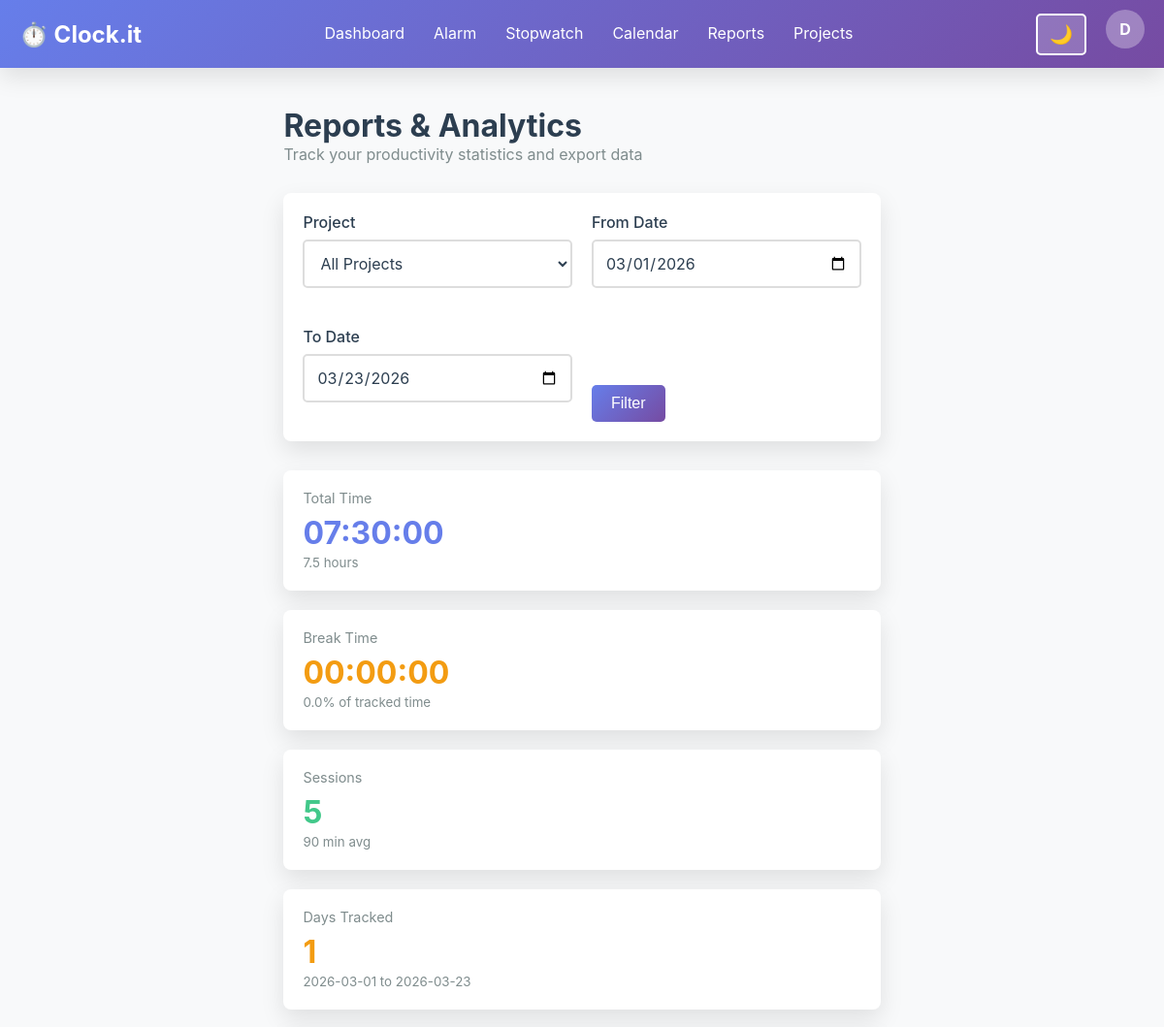
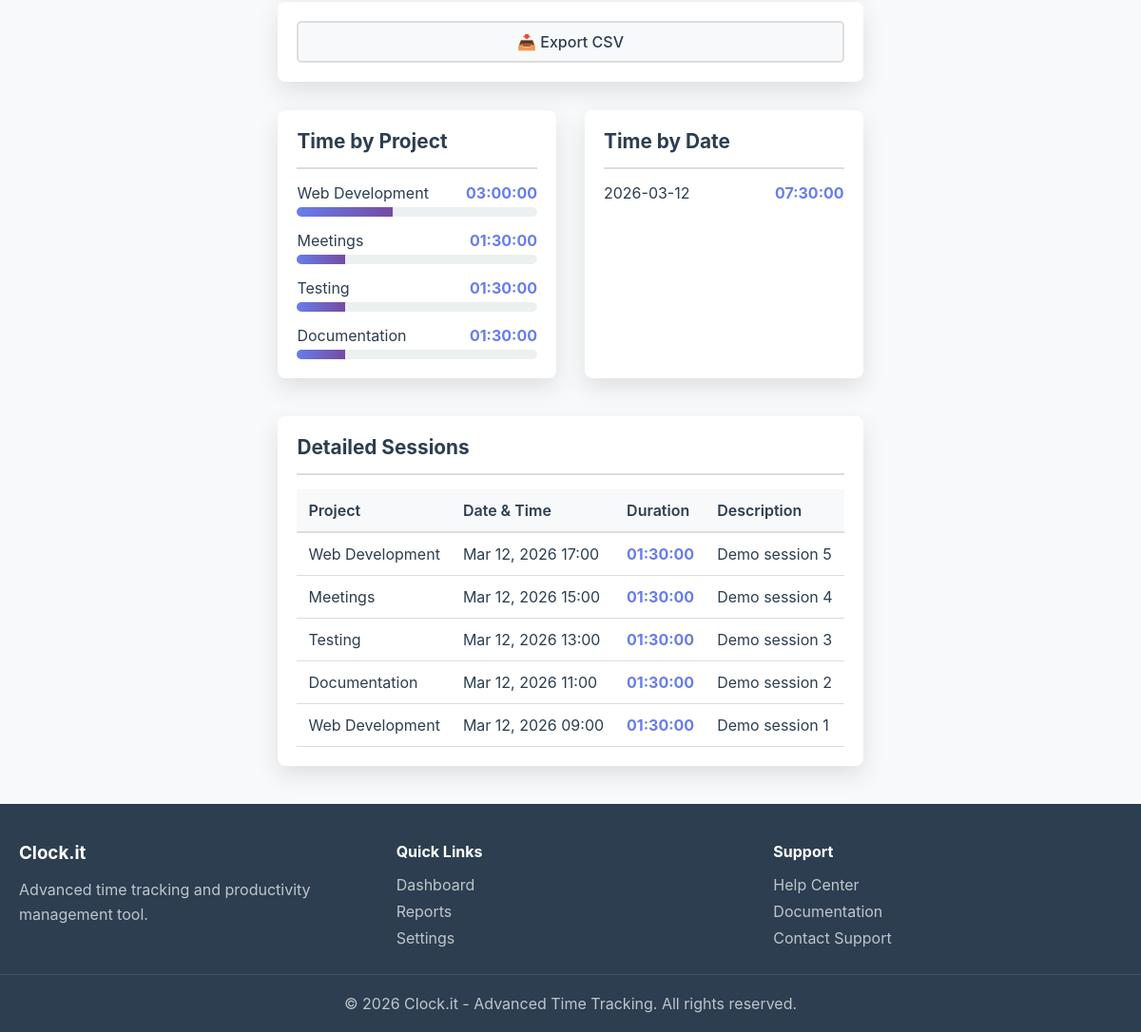
/reports.php (signed in), run on the app's committed database (2 pictures, top to bottom).
### tables this page shows
CREATE TABLE users (
                id INTEGER PRIMARY KEY AUTOINCREMENT,
                email TEXT UNIQUE NOT NULL,
                password_hash TEXT NOT NULL,
                full_name TEXT,
                created_at DATETIME DEFAULT CURRENT_TIMESTAMP,
                updated_at DATETIME DEFAULT CURRENT_TIMESTAMP,
                is_admin INTEGER DEFAULT 0,
                theme TEXT DEFAULT 'light',
                notifications_enabled INTEGER DEFAULT 1
            );

CREATE TABLE time_sessions (
                id INTEGER PRIMARY KEY AUTOINCREMENT,
                user_id INTEGER NOT NULL,
                project_id INTEGER,
                start_time DATETIME NOT NULL,
                end_time DATETIME,
                duration_seconds INTEGER,
                description TEXT,
                notes TEXT,
                created_at DATETIME DEFAULT CURRENT_TIMESTAMP,
                FOREIGN KEY(user_id) REFERENCES users(id) ON DELETE CASCADE,
                FOREIGN KEY(project_id) REFERENCES projects(id) ON DELETE SET NULL
            );

CREATE TABLE projects (
                id INTEGER PRIMARY KEY AUTOINCREMENT,
                user_id INTEGER NOT NULL,
                name TEXT NOT NULL,
                description TEXT,
                color TEXT DEFAULT '#667eea',
                is_active INTEGER DEFAULT 1,
                created_at DATETIME DEFAULT CURRENT_TIMESTAMP,
                FOREIGN KEY(user_id) REFERENCES users(id) ON DELETE CASCADE
            );

### reports.php (the view, shortened to what the rows shown need)
<?php
require_once 'config/init.php';
$user = getCurrentUser();
$userId = $_SESSION['user_id'];
$db = Database::getInstance();
$dateFrom = isset($_GET['from']) ? SecurityHelper::sanitize($_GET['from']) : date('Y-m-01');
$dateTo = isset($_GET['to']) ? SecurityHelper::sanitize($_GET['to']) : date('Y-m-d');
$where = "ts.user_id = ?";
$params = [$userId];
if ($dateFrom && $dateTo) {
    $where .= " AND DATE(ts.start_time) BETWEEN ? AND ?";
    $params[] = $dateFrom;
    $params[] = $dateTo;
}
$sessions = $db->fetchAll(
    "SELECT ts.*, p.name as project_name FROM time_sessions ts
     LEFT JOIN projects p ON ts.project_id = p.id
     WHERE $where
     ORDER BY ts.start_time DESC",
    $params
);
$sessionsByDate = [];
foreach ($sessions as $session) {
    $date = date('Y-m-d', strtotime($session['start_time']));
    if (!isset($sessionsByDate[$date])) {
        $sessionsByDate[$date] = ['count' => 0, 'duration' => 0];
    }
    $sessionsByDate[$date]['count']++;
    $sessionsByDate[$date]['duration'] += $session['duration_seconds'];
}
?>
<?php HTMLHelper::renderHeader('Reports', $user); ?>
<body class="<?php echo $user['theme'] === 'dark' ? 'dark-theme' : 'light-theme'; ?>">
    <?php HTMLHelper::renderNavigation('reports', $user); ?>
    <div class="container">
        <div style="margin-bottom: 30px;">
            <h1>Reports & Analytics</h1>
        </div>
        <div style="display: grid; grid-template-columns: 1fr 1fr; gap: 30px; margin-bottom: 40px;">
            <div class="card">
                <div class="card-body">
                    <?php if (empty($sessionsByDate)): ?>
                        <p class="text-muted" style="text-align: center; padding: 20px 0;">No data</p>
                    <?php else: ?>
                        <div style="display: flex; flex-direction: column; gap: 10px;">
                            <?php foreach (array_slice($sessionsByDate, 0, 10) as $date => $data): ?>
                                <div style="display: flex; justify-content: space-between;">
                                    <span><?php echo date('Y-m-d', strtotime($date)); ?></span>
                                    <span style="font-weight: bold; color: #667eea;">
                                        <?php echo formatDuration($data['duration']); ?>
                                    </span>
                                </div>
                            <?php endforeach; ?>
                        </div>
                    <?php endif; ?>
                </div>
            </div>
        </div>
        <div class="card">
            <div class="card-body">
                <?php if (empty($sessions)): ?>
                    <p class="text-muted" style="text-align: center; padding: 20px 0;">No sessions in this period</p>
                <?php else: ?>
                    <div style="overflow-x: auto;">
                        <table class="table">
                            <thead>
                                <tr>
                                    <th>Project</th>
                                    <th>Date & Time</th>
                                    <th>Duration</th>
                                    <th>Description</th>
                                </tr>
                            </thead>
                            <tbody>
                                <?php foreach ($sessions as $session): ?>
                                    <tr>
                                        <td><?php echo htmlspecialchars($session['project_name'] ?? 'Uncategorized'); ?></td>
                                        <td><?php echo formatDateTime($session['start_time']); ?></td>
                                        <td style="font-weight: bold; color: #667eea;">
                                            <?php echo formatDuration($session['duration_seconds']); ?>
                                        </td>
                                        <td><?php echo htmlspecialchars($session['description'] ?? '-'); ?></td>
                                    </tr>
                                <?php endforeach; ?>
                            </tbody>
                        </table>
                    </div>
                <?php endif; ?>
            </div>
        </div>
    </div>
    <?php HTMLHelper::renderFooter(); ?>
</body>
</html>

### config/html-helper.php (shortened to what the rows shown need)
<?php
class HTMLHelper {
    public static function renderHeader($title, $user = null) {
        $theme = $user && isset($user['theme']) ? $user['theme'] : 'light';
        $baseUrl = defined('BASE_URL') ? BASE_URL : '';
        echo <<<HTML
<!DOCTYPE html>
<html lang="en" data-theme="$theme" data-base-url="$baseUrl">
<head>
    <meta charset="UTF-8">
    <meta name="viewport" content="width=device-width, initial-scale=1.0">
    <meta http-equiv="X-UA-Compatible" content="IE=edge">
    <title>$title - Clock.it</title>
    <link rel="stylesheet" href="{$baseUrl}/assets/css/style.css">
    <link rel="stylesheet" href="{$baseUrl}/assets/css/responsive.css">
    <link rel="stylesheet" href="{$baseUrl}/assets/css/dark-mode.css">
</head>
<body class="$theme-theme">
HTML;
    }
    public static function renderNavigation($currentPage = '', $user = null) {
        $baseUrl = defined('BASE_URL') ? BASE_URL : '';
        $userEmail = $user ? htmlspecialchars($user['email']) : '';
        $userName = $user && $user['full_name'] ? htmlspecialchars($user['full_name']) : explode('@', $userEmail)[0];
        $userInitial = !empty($userName) ? $userName[0] : '?';
        echo <<<HTML
<nav class="navbar">
    <div class="navbar-container">
        <div class="navbar-brand">
            <a href="{$baseUrl}/dashboard.php" class="brand-logo">⏱️ Clock.it</a>
        </div>
        <ul class="navbar-menu" id="navMenu">
            <li><a href="{$baseUrl}/dashboard.php" class="nav-link $(currentPage === 'dashboard' ? 'active' : '')">Dashboard</a></li>
            <li><a href="{$baseUrl}/alarm.php" class="nav-link $(currentPage === 'alarm' ? 'active' : '')">Alarm</a></li>
            <li><a href="{$baseUrl}/stopwatch.php" class="nav-link $(currentPage === 'stopwatch' ? 'active' : '')">Stopwatch</a></li>
            <li><a href="{$baseUrl}/calendar.php" class="nav-link $(currentPage === 'calendar' ? 'active' : '')">Calendar</a></li>
            <li><a href="{$baseUrl}/reports.php" class="nav-link $(currentPage === 'reports' ? 'active' : '')">Reports</a></li>
            <li><a href="{$baseUrl}/projects.php" class="nav-link $(currentPage === 'projects' ? 'active' : '')">Projects</a></li>
HTML;
        echo <<<HTML
        </ul>
        <div class="navbar-end">
            <button id="themeToggle" class="theme-toggle" title="Toggle dark/light mode">
                <span id="themeIcon">🌙</span>
            </button>
            <div class="user-menu">
                <div class="user-avatar">$userInitial</div>
                <div class="user-dropdown">
                    <div class="user-info">
                        <div class="user-name">$userName</div>
                        <div class="user-email">$userEmail</div>
                    </div>
                    <hr>
                    <a href="{$baseUrl}/profile.php" class="dropdown-item">👤 Profile</a>
                    <a href="{$baseUrl}/settings.php" class="dropdown-item">⚙️ Settings</a>
                    <hr>
                    <a href="{$baseUrl}/logout.php" class="dropdown-item logout">🚪 Logout</a>
                </div>
            </div>
        </div>
        <button id="menuToggle" class="menu-toggle">☰</button>
    </div>
</nav>
HTML;
    }
    public static function renderFooter() {
        $year = date('Y');
        $baseUrl = defined('BASE_URL') ? BASE_URL : '';
        echo <<<HTML
<footer class="footer">
    <div class="footer-container">
        <div class="footer-section">
            <h3>Clock.it</h3>
            <p>Advanced time tracking and productivity management tool.</p>
        </div>
        <div class="footer-section">
            <h4>Quick Links</h4>
            <ul>
                <li><a href="{$baseUrl}/dashboard.php">Dashboard</a></li>
                <li><a href="{$baseUrl}/reports.php">Reports</a></li>
                <li><a href="{$baseUrl}/settings.php">Settings</a></li>
            </ul>
        </div>
        <div class="footer-section">
            <h4>Support</h4>
            <ul>
                <li><a href="{$baseUrl}/help.php">Help Center</a></li>
                <li><a href="{$baseUrl}/docs.php">Documentation</a></li>
                <li><a href="mailto:support@clock-it.local">Contact Support</a></li>
            </ul>
        </div>
    </div>
    <div class="footer-bottom">
        <p>&copy; $year Clock.it - Advanced Time Tracking. All rights reserved.</p>
    </div>
</footer>
<script>
    window.APP_BASE_URL = window.APP_BASE_URL || document.documentElement.dataset.baseUrl || '';
</script>
<script src="{$baseUrl}/assets/js/main.js"></script>
<script src="{$baseUrl}/assets/js/theme.js"></script>
</body>
</html>
HTML;
    }
}
?>

### data on the page
users: full_name "D"
time_sessions: start_time "2026-03-12", duration "07:30:00", project.name "Web Development", start_time "Mar 12, 2026 09:00", duration_seconds "01:30:00", description "Demo session 1"
time_sessions: project.name "Web Development", start_time "Mar 12, 2026 17:00", duration_seconds "01:30:00", description "Demo session 5"
time_sessions: project.name "Meetings", start_time "Mar 12, 2026 15:00", duration_seconds "01:30:00", description "Demo session 4"
time_sessions: project.name "Testing", start_time "Mar 12, 2026 13:00", duration_seconds "01:30:00", description "Demo session 3"
time_sessions: project.name "Documentation", start_time "Mar 12, 2026 11:00", duration_seconds "01:30:00", description "Demo session 2"

### other printed values
formatDuration($totalDuration) "07:30:00"
$totalDuration / 3600 "7.5"
formatDuration($breakTotal) "00:00:00"
$breakPercent "0.0"
count($sessions) "5"
$totalDuration / max(count($sessions), 1) / 60 "90"
count($sessionsByDate) "1"
$dateFrom "2026-03-01"
$dateTo "2026-03-23"
$project "Web Development"
formatDuration($data['duration']) "03:00:00"
$project "Meetings"
formatDuration($data['duration']) "01:30:00"
$project "Testing"
$project "Documentation"
